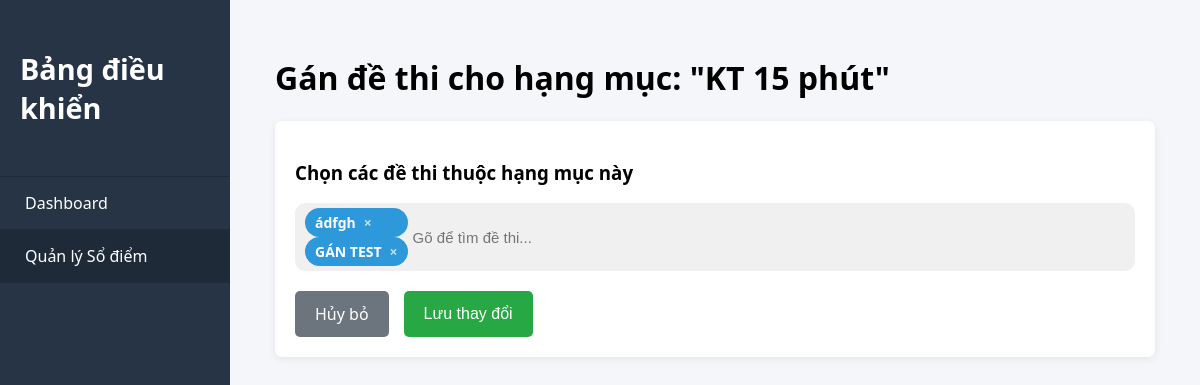
/Guest/assign_quizzes.php?id_hang_muc=1 (signed in), run on the app's committed database.
### tables this page shows
CREATE TABLE `hang_muc_diem` (
  `ID_HANG_MUC` int(11) NOT NULL,
  `IDACC_teach` int(11) NOT NULL,
  `ten_hang_muc` varchar(255) NOT NULL,
  `quy_tac_tinh` enum('trungbinh','caonhat','duynhat') NOT NULL
);

CREATE TABLE `ten_de` (
  `ID_TD` int(11) NOT NULL,
  `ten_de` varchar(255) NOT NULL,
  `trinh_do` enum('de','binhthuong','kho','nangcao','tonghop') NOT NULL,
  `lop_hoc` tinyint(4) NOT NULL,
  `IDACC` int(11) NOT NULL,
  `ngay_tao` datetime NOT NULL DEFAULT current_timestamp(),
  `thoi_luong_phut` int(11) NOT NULL DEFAULT 45,
  `thoi_gian_bat_dau` datetime DEFAULT NULL,
  `thoi_gian_ket_thuc` datetime DEFAULT NULL
);

### Guest/assign_quizzes.php (the view, shortened to what this page needs)
<?php
$teacher_id = $_SESSION['IDACC'];
require_once __DIR__ . '/../Check/Connect.php';
$id_hang_muc = (int)$_GET['id_hang_muc'];
$stmt_check = $conn->prepare("SELECT ten_hang_muc FROM HANG_MUC_DIEM WHERE ID_HANG_MUC = ? AND IDACC_teach = ?");
$stmt_check->bind_param("ii", $id_hang_muc, $teacher_id);
$stmt_check->execute();
$result_check = $stmt_check->get_result();
$category = $result_check->fetch_assoc();
$ten_hang_muc = $category['ten_hang_muc'];
$stmt_quizzes = $conn->prepare("SELECT ID_TD, ten_de FROM TEN_DE WHERE IDACC = ? ORDER BY ten_de ASC");
$stmt_quizzes->bind_param("i", $teacher_id);
$stmt_quizzes->execute();
$result_quizzes = $stmt_quizzes->get_result();
$stmt_assigned = $conn->prepare("SELECT T.ID_TD, T.ten_de
                                 FROM HANG_MUC_DE_THI AS H
                                 JOIN TEN_DE AS T ON H.ID_TD = T.ID_TD
                                 WHERE H.ID_HANG_MUC = ?");
$stmt_assigned->bind_param("i", $id_hang_muc);
$stmt_assigned->execute();
$result_assigned = $stmt_assigned->get_result();
$assigned_quizzes = $result_assigned->fetch_all(MYSQLI_ASSOC);
?>
<!DOCTYPE html>
<html lang="vi">
<head>
    <link rel="stylesheet" href="../CSS/Admin/AdminHome.css">
</head>
<body>
    <div class="admin-container">
        <aside class="sidebar">
            <div class="sidebar-header">
                <h2>Bảng điều khiển</h2>
            </div>
            <ul class="sidebar-menu">
                <li><a href="/TracNghiem/Teacher/dashboard.php" style="color:white; text-decoration:none;">Dashboard</a></li>
                <li class="active"><a href="/TracNghiem/Teacher/manage_grading.php" style="color:white; text-decoration:none;">Quản lý Sổ điểm</a></li>
                </ul>
        </aside>
        <main class="dashboard">
            <h1>Gán đề thi cho hạng mục: "<?php echo htmlspecialchars($ten_hang_muc); ?>"</h1>
            <div class="form-container">
                <form action="assign_quizzes.php?id_hang_muc=<?php echo $id_hang_muc; ?>" method="POST">
                    <h3>Chọn các đề thi thuộc hạng mục này</h3>
                    <div class="multi-select-container">
                        <div class="pills-container" id="pills-container">
                            <?php foreach ($assigned_quizzes as $quiz): ?>
                                <div class="pill" data-id="<?php echo $quiz['ID_TD']; ?>">
                                    <span><?php echo htmlspecialchars($quiz['ten_de']); ?></span>
                                    <span class="pill-close" data-id="<?php echo $quiz['ID_TD']; ?>">&times;</span>
                                </div>
                            <?php endforeach; ?>
                        </div>
                        <input type="text" id="assign_quiz_search" class="multi-select-input" placeholder="Gõ để tìm đề thi...">
                    </div>
                    <div class="button-group">
                        <a href="manage_grading.php" class="btn-back">Hủy bỏ</a>
                        <button type="submit" name="save_assignments" class="btn-save">Lưu thay đổi</button>
                    </div>
                </form>
            </div>
        </main>
    </div>
</body>
</html>

### CSS/Admin/AdminHome.css (style rules this page uses)
body { margin: 0; padding: 0; font-family: 'Segoe UI', Arial, sans-serif; background: #f4f6fa; }
.admin-container { display: flex; min-height: 100vh; }
.sidebar { width: 230px; background: #263446; color: #fff; flex-shrink: 0; display: flex; flex-direction: column; }
.sidebar-header { padding: 25px 20px; font-size: 1.2em; border-bottom: 1px solid #1f2a38; }
.sidebar-menu { list-style: none; padding: 0; margin: 0; flex: 1; }
.sidebar-menu li { padding: 15px 25px; border-bottom: 1px solid #1f2a38; cursor: pointer; transition: background 0.18s; }
.sidebar-menu li.active, .sidebar-menu li:hover { background: #1f2a38; }
.dashboard { flex: 1; padding: 35px 45px; }

### Guest/assign_quizzes.php (style rules this page uses)
.form-container { background: #fff; padding: 20px; border-radius: 7px; box-shadow: 0 2px 8px rgba(0,0,0,0.07); }
.multi-select-container { position: relative; background-color: #f0f0f0; border-radius: 10px; padding: 5px 10px; width: 100%; box-sizing: border-box; min-height: 48px; display: flex; flex-wrap: wrap; gap: 5px; }
.pill { background-color: #2d98da; color: #ffffff; padding: 5px 10px; border-radius: 15px; font-size: 14px; font-weight: bold; display: flex; align-items: center; gap: 8px; height: fit-content; }
.pill-close { cursor: pointer; font-weight: bold; color: #fff; opacity: 0.7; }
.multi-select-input { flex: 1; min-width: 150px; border: none; outline: none; background: none; padding: 5px 0; font-size: 15px; }
.button-group { display: flex; gap: 15px; margin-top: 20px; }
.btn-save { background: #28a745; color: white; border: none; padding: 12px 20px; font-size: 16px; border-radius: 5px; cursor: pointer; }
.btn-back { background: #6c757d; color: white; padding: 12px 20px; border-radius: 5px; text-decoration: none; font-size: 16px; }

### data on the page
hang_muc_diem: ten_hang_muc "KT 15 phút"
ten_de: ten_de "ádfgh"
ten_de: ten_de "GÁN TEST"
